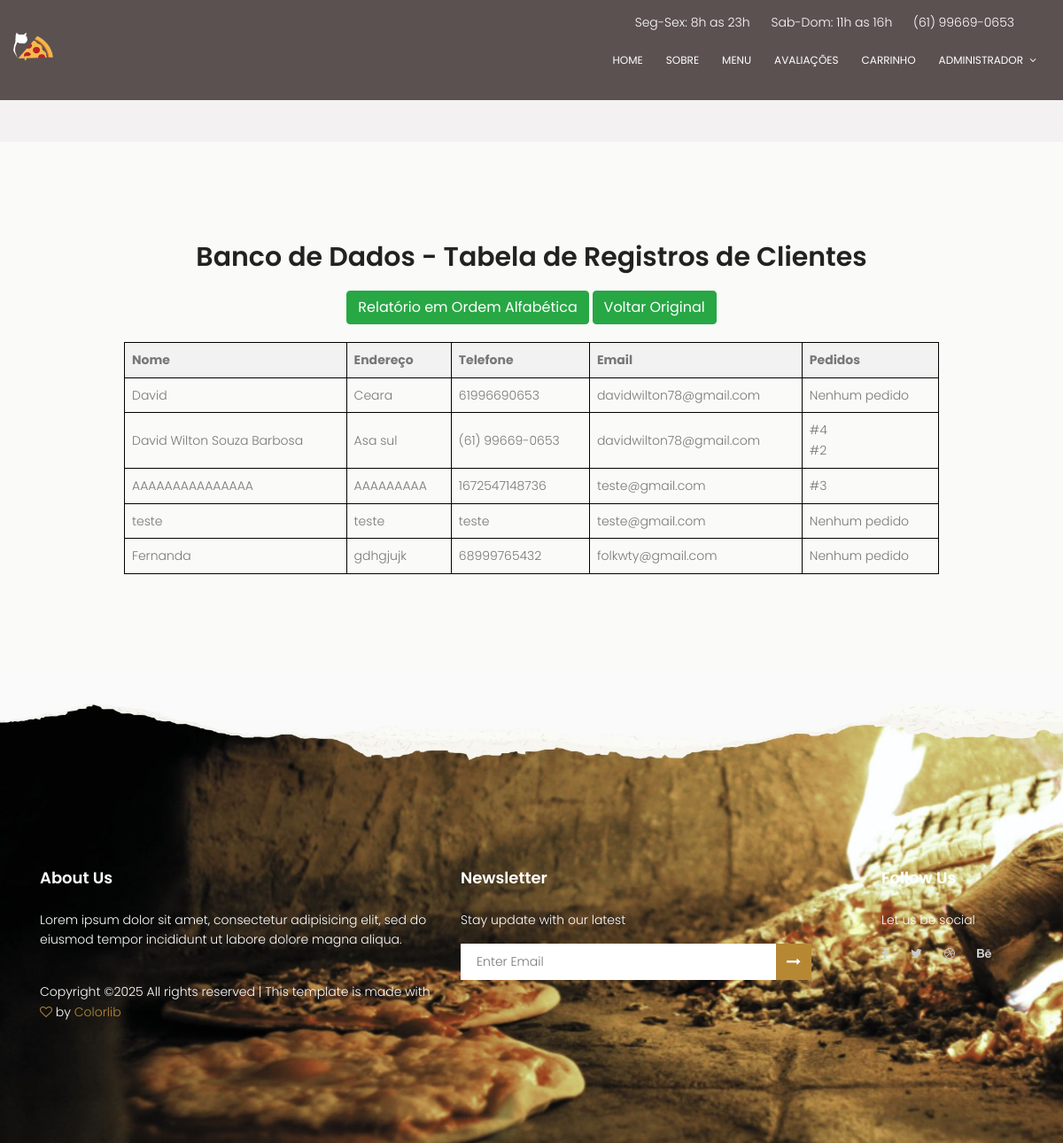
The app's page /clientes, older data.
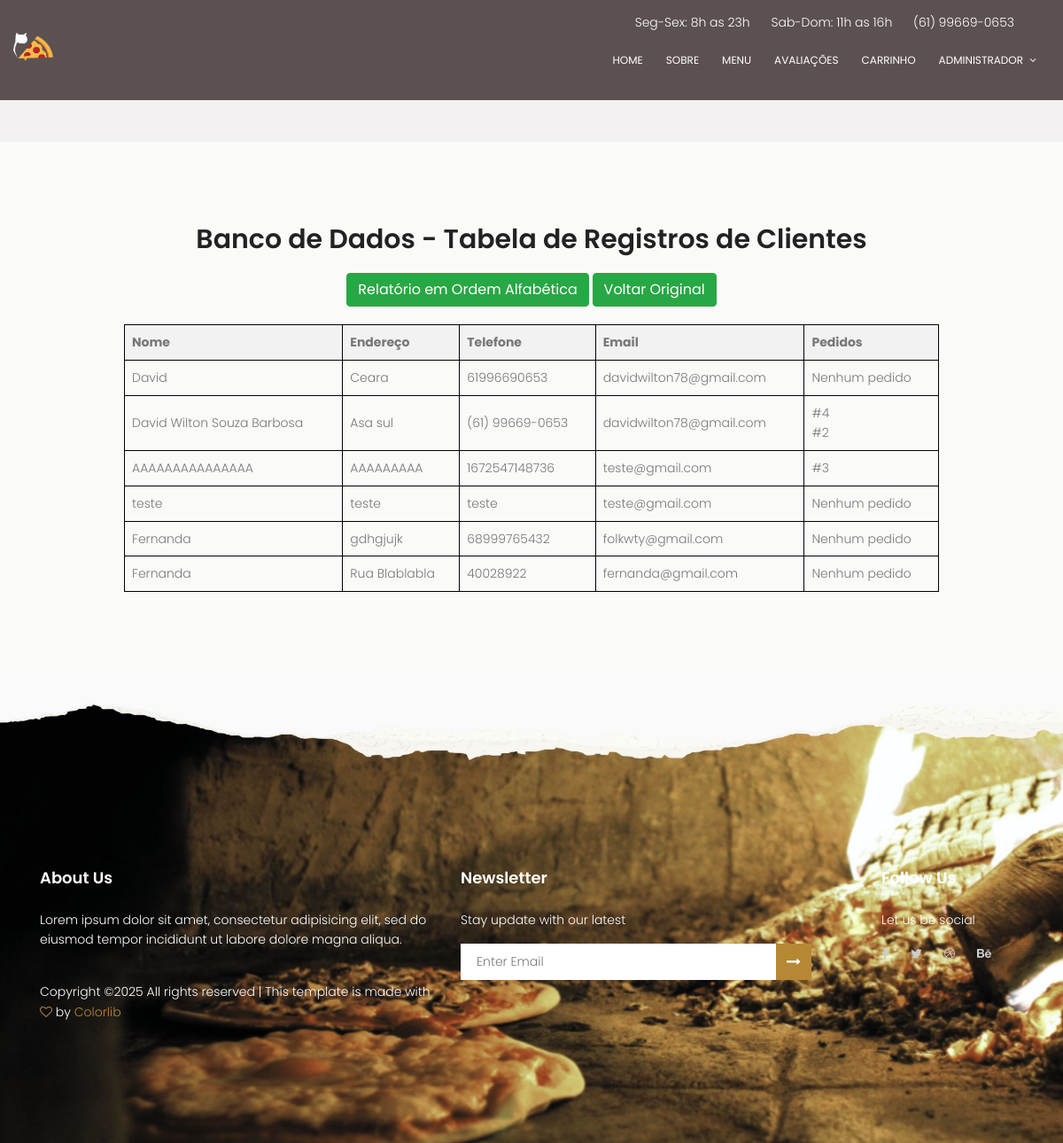
The same page, newer data.
### models/pedidos.py (models this page shows, shortened)
class Cliente(db.Model):
    id = db.Column(db.Integer, primary_key=True)
    nome = db.Column(db.String(100), nullable=False)
    endereco = db.Column(db.String(200))
    telefone = db.Column(db.String(20), nullable=False)
    email = db.Column(db.String(100))
    pedidos = db.relationship('Pedido', backref='cliente', lazy=True)

class Pedido(db.Model):
    id = db.Column(db.Integer, primary_key=True)
    numero_pedido = db.Column(db.Integer, unique=True, nullable=False)
    cliente_id = db.Column(db.Integer, db.ForeignKey('cliente.id'), nullable=False)
    itens = db.Column(db.JSON, nullable=False)
    preco_total = db.Column(db.Float, nullable=False)
    local_entrega = db.Column(db.String(100), nullable=False)
    data_pedido = db.Column(db.DateTime, default=db.func.current_timestamp())
    status = db.Column(db.String(20), default='pendente', nullable=False)  # pendente, em_entrega, entregue

### app.py (the view)
@app.route('/clientes')
def lista_clientes():
    clientes = Cliente.query.all()
    return render_template('tabela_cliente.html', clientes=clientes)

### templates/tabela_cliente.html (shortened to what this page needs)
	<!DOCTYPE html>
	<html lang="zxx" class="no-js">
	<head>
			<link rel="stylesheet" href="{{ url_for('static', filename='css/linearicons.css') }}">
			<link rel="stylesheet" href="{{ url_for('static', filename='css/owl.carousel.css') }}">
			<link rel="stylesheet" href="{{ url_for('static', filename='css/font-awesome.min.css') }}">
			<link rel="stylesheet" href="{{ url_for('static', filename='css/nice-select.css') }}">
			<link rel="stylesheet" href="{{ url_for('static', filename='css/magnific-popup.css') }}">
			<link rel="stylesheet" href="{{ url_for('static', filename='css/bootstrap.css') }}">
			<link rel="stylesheet" href="{{ url_for('static', filename='css/main.css') }}">
		</head>
		<body>
			<header id="header" id="home">
				<div class="header-top">
		  			<div class="container">
				  		<div class="row justify-content-end">
				  			<div class="col-lg-8 col-sm-4 col-8 header-top-right no-padding">
				  				<ul>
				  					<li>
				  						Seg-Sex: 8h as 23h
				  					</li>
				  					<li>
				  						Sab-Dom: 11h as 16h
				  					</li>
				  					<li>
				  						<a href="tel:(61) 99669-0653">(61) 99669-0653</a>
				  					</li>
				  				</ul>
				  			</div>
				  		</div>
		  			</div>
				</div>
			    <div class="container no-padding">
			    	<div class="row align-items-center justify-content-between d-flex">
						<div id="logo">
							<a href="{{ url_for('home') }}">
								<img src="{{ url_for('static', filename='img/logo.png') }}" alt="Logo" title="Logo" width="90" height="auto" />
							</a>
						</div>
				      <nav id="nav-menu-container">
				        <ul class="nav-menu no-padding">
				          <li class="menu-active no-padding"><a href="{{ url_for('home') }}">Home</a></li>
				          <li><a href="#about">Sobre</a></li>
				          <li><a href="{{ url_for('menu') }}">Menu</a></li>
				          <li><a href="#review">Avaliações</a></li>
				          <li><a href="{{ url_for('carrinho') }}">Carrinho</a></li>
				          <li class="menu-has-children no-padding"><a href="">Administrador</a>
				          </li>
				        </ul>
				      </nav>
			    	</div>
			    </div>
			  </header>
			  <section class="generic-banner">
				<div class="container">
					<div class="row height align-items-center justify-content-center">
						<div class="col-lg-10">
							<div class="generic-banner-content">
								<h2>Banco de Dados - Tabela de Registros de Clientes</h2>
								<div style="margin: 20px 0;">
									<a href="{{ url_for('relatorio_clientes') }}" class="btn btn-success">Relatório em Ordem Alfabética</a>
									<a href="{{ url_for('lista_clientes') }}" class="btn btn-success">Voltar Original</a>
								</div>
								<table border="1">
								<tr>
									<th>Nome</th>
									<th>Endereço</th>
									<th>Telefone</th>
									<th>Email</th>
									<th>Pedidos</th>
								</tr>
								{% for cliente in clientes %}
								<tr>
									<td>{{ cliente.nome }}</td>
									<td>{{ cliente.endereco }}</td>
									<td>{{ cliente.telefone }}</td>
									<td>{{ cliente.email }}</td>
									<td>
										{% if cliente.pedidos %}
											{% for pedido in cliente.pedidos %}
												#{{ pedido.numero_pedido }}<br>
											{% endfor %}
										{% else %}
											Nenhum pedido
										{% endif %}
									</td>
								</tr>
								{% endfor %}
							</table>
							</div>
						</div>
					</div>
				</div>
			</section>
			<footer class="footer-area section-gap">
				<div class="container">
					<div class="row">
						<div class="col-lg-5 col-md-6 col-sm-6">
							<div class="single-footer-widget">
								<h6>About Us</h6>
								<p>
									Lorem ipsum dolor sit amet, consectetur adipisicing elit, sed do eiusmod tempor incididunt ut labore dolore magna aliqua.
								</p>
								<p class="footer-text">
Copyright &copy;<script>document.write(new Date().getFullYear());</script> All rights reserved | This template is made with <i class="fa fa-heart-o" aria-hidden="true"></i> by <a href="https://colorlib.com" target="_blank">Colorlib</a>
								</p>
							</div>
						</div>
						<div class="col-lg-5  col-md-6 col-sm-6">
							<div class="single-footer-widget">
								<h6>Newsletter</h6>
								<p>Stay update with our latest</p>
								<div class="" id="mc_embed_signup">
									<form target="_blank" novalidate="true" action="https://spondonit.us12.list-manage.com/subscribe/post?u=1462626880ade1ac87bd9c93a&amp;id=92a4423d01" method="get" class="form-inline">
										<input class="form-control" name="EMAIL" placeholder="Enter Email" onfocus="this.placeholder = ''" onblur="this.placeholder = 'Enter Email '" required="" type="email">
			                            	<button class="click-btn btn btn-default"><i class="fa fa-long-arrow-right" aria-hidden="true"></i></button>
									</form>
								</div>
							</div>
						</div>
						<div class="col-lg-2 col-md-6 col-sm-6 social-widget">
							<div class="single-footer-widget">
								<h6>Follow Us</h6>
								<p>Let us be social</p>
								<div class="footer-social d-flex align-items-center">
									<a href="#"><i class="fa fa-facebook"></i></a>
									<a href="#"><i class="fa fa-twitter"></i></a>
									<a href="#"><i class="fa fa-dribbble"></i></a>
									<a href="#"><i class="fa fa-behance"></i></a>
								</div>
							</div>
						</div>
					</div>
				</div>
			</footer>
		</body>
	</html>

### static/css/main.css (style rules this page uses)
body { color: #777777; font-family: "Poppins", sans-serif; font-size: 14px; font-weight: 300; line-height: 1.625em; position: relative; }
ol, ul { margin: 0; padding: 0; list-style: none; }
a { -webkit-transition: all 0.3s ease 0s; -moz-transition: all 0.3s ease 0s; -o-transition: all 0.3s ease 0s; transition: all 0.3s ease 0s; }
a, a:focus, a:hover { text-decoration: none; outline: 0; }
#logo { transform: scale(0.5); transform-origin: top left; }
.btn i, .btn-large i, .btn-floating i, .btn-large i, .btn-flat i { font-size: 1em; line-height: inherit; }
h1, h2, h3, h4, h5, h6 { font-family: "Poppins", sans-serif; color: #222222; line-height: 1.2em !important; margin-bottom: 0; margin-top: 0; font-weight: 600; }
h2, .h2 { font-size: 30px; }
h6, .h6 { font-size: 14px; color: #222222; }
td, th { border-radius: 0px; }
.container.no-padding { padding-left: 0; padding-right: 0; }
.no-padding { padding: 0; }
h2 { font-size: 30px; }
h6 { font-size: 14px; }
h1, h2, h3, h4, h5, h6 { line-height: 1.5em; }
#header { padding: 14px 0; position: fixed; left: 0; top: 0; right: 0; transition: all 0.5s; z-index: 997; }
.header-top ul { text-align: right; margin-right: 5px; }
.header-top ul li { color: #ffffff; display: inline-block; margin-right: 20px; }
.header-top ul li a { color: #fff; }
#header #logo img { padding: 0; margin: 0; }
.nav-menu, .nav-menu * { margin: 0; padding: 0; list-style: none; }
.nav-menu li { position: relative; white-space: nowrap; }
.nav-menu > li { float: left; }
.sf-arrows .sf-with-ul { padding-right: 30px; }
.sf-arrows .sf-with-ul:after { content: "\f107"; position: absolute; right: 15px; font-family: FontAwesome; font-style: normal; font-weight: normal; }
#nav-menu-container { margin: 0; }
.nav-menu a { padding: 0 8px 0px 8px; text-decoration: none; display: inline-block; color: #fff; font-weight: 400; font-size: 12px; text-transform: uppercase; outline: none; }
.nav-menu > li { margin-left: 10px; }
#mobile-nav { position: fixed; top: 0; padding-top: 18px; bottom: 0; z-index: 998; background: rgba(0, 0, 0, 0.8); left: -260px; width: 260px; overflow-y: auto; transition: 0.4s; }
#mobile-nav ul { padding: 0; margin: 0; list-style: none; }
#mobile-nav ul li { position: relative; }
#mobile-nav ul li a { color: #fff; font-size: 13px; text-transform: uppercase; overflow: hidden; padding: 10px 22px 10px 15px; position: relative; text-decoration: none; width: 100%; display: block; outline: none; font-weight: 700; }
.section-gap { padding: 120px 0; }
.footer-area { color: #fff; padding-top: 220px; background: url(../img/footer-bg.jpg) center; background-size: cover; }
.footer-area h6 { color: #fff; margin-bottom: 25px; font-size: 18px; font-weight: 600; }
.footer-social a { padding-right: 25px; -webkit-transition: all 0.3s ease 0s; -moz-transition: all 0.3s ease 0s; -o-transition: all 0.3s ease 0s; transition: all 0.3s ease 0s; }
.footer-social i { color: #cccccc; -webkit-transition: all 0.3s ease 0s; -moz-transition: all 0.3s ease 0s; -o-transition: all 0.3s ease 0s; transition: all 0.3s ease 0s; }
.single-footer-widget input { border: none; width: 80% !important; font-weight: 300; background: #fff; color: #777; padding-left: 20px; border-radius: 0; font-size: 14px; padding: 10px 18px; }
.single-footer-widget .click-btn { background-color: #b68834; color: #fff; border-radius: 0; border-top-left-radius: 0px; border-bottom-left-radius: 0px; padding: 8px 12px; border: 0; }
.footer-text { padding-top: 20px; }
.footer-text a, .footer-text i { color: #b68834; }
.generic-banner { background-color: #fafaf9; text-align: center; }
.generic-banner .height { height: 600px; }
.generic-banner .generic-banner-content h2 { line-height: 1.2em; margin-bottom: 20px; }

### templates/tabela_cliente.html (style rules this page uses)
body { background-color: #f3f1f1; padding-top: 160px; font-family: 'Poppins', sans-serif; }
table { width: 100%; border-collapse: collapse; }
th, td { border: 1px solid black; padding: 8px; text-align: left; }
th { background-color: #f2f2f2; }
header { position: fixed; background-color: #5c5151; }

Row changes from the older to the newer data that the page shows:
added Cliente: nome "Fernanda", endereco "Rua Blablabla", telefone "40028922", email "fernanda@gmail.com", shows "Nenhum pedido"
